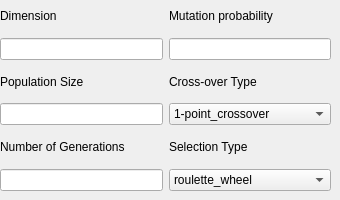
       <widget class="QWidget" name="GA">
        <widget class="QWidget" name="horizontalLayoutWidget">
         <property name="geometry">
          <rect>
           <x>0</x>
           <y>0</y>
           <width>331</width>
           <height>191</height>
          </rect>
         </property>
         <layout class="QHBoxLayout" name="horizontalLayout_2">
          <item>
           <layout class="QVBoxLayout" name="verticalLayout_2">
            <item>
             <widget class="QLabel" name="label_2">
              <property name="text">
               <string>Dimension</string>
              </property>
             </widget>
            </item>
            <item>
             <widget class="QLineEdit" name="GA_dim"/>
            </item>
            <item>
             <widget class="QLabel" name="label_3">
              <property name="text">
               <string>Population Size</string>
              </property>
             </widget>
            </item>
            <item>
             <widget class="QLineEdit" name="GA_popSize"/>
            </item>
            <item>
             <widget class="QLabel" name="label_4">
              <property name="text">
               <string>Number of Generations</string>
              </property>
             </widget>
            </item>
            <item>
             <widget class="QLineEdit" name="GA_numOfGens"/>
            </item>
           </layout>
          </item>
          <item>
           <layout class="QVBoxLayout" name="verticalLayout_5">
            <item>
             <widget class="QLabel" name="label_5">
              <property name="text">
               <string>Mutation probability</string>
              </property>
             </widget>
            </item>
            <item>
             <widget class="QLineEdit" name="GA_mutProb"/>
            </item>
            <item>
             <widget class="QLabel" name="label_6">
              <property name="text">
               <string>Cross-over Type</string>
              </property>
             </widget>
            </item>
            <item>
             <widget class="QComboBox" name="GA_crossType">
              <item>
               <property name="text">
                <string>1-point_crossover</string>
               </property>
              </item>
              <item>
               <property name="text">
                <string>2-point_crossover</string>
               </property>
              </item>
              <item>
               <property name="text">
                <string>uniform_crossover</string>
               </property>
              </item>
             </widget>
            </item>
            <item>
             <widget class="QLabel" name="label_7">
              <property name="text">
               <string>Selection Type</string>
              </property>
             </widget>
            </item>
            <item>
             <widget class="QComboBox" name="GA_selectType">
              <item>
               <property name="text">
                <string>roulette_wheel</string>
               </property>
              </item>
              <item>
               <property name="text">
                <string>tournament_selection</string>
               </property>
              </item>
             </widget>
            </item>
           </layout>
          </item>
         </layout>
        </widget>
       </widget>
